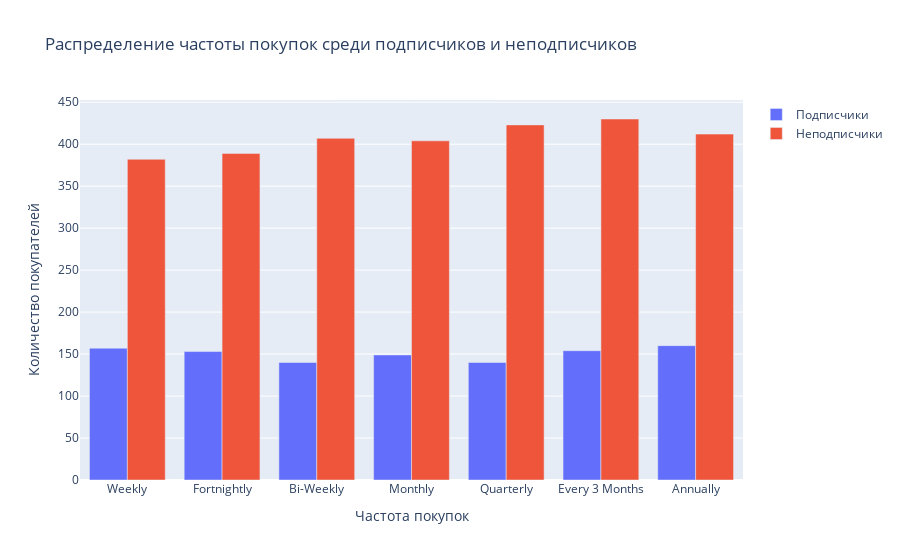

Notebook code for this chart:
### Code cell
# Клиенты с активной подпиской совершают покупки чаще, чем те, у кого подписки нет 

# Преобразуем частоты покупок в числовой формат
frequency_map = {
    'Weekly': 52,
    'Fortnightly': 26,
    'Bi-Weekly': 26,
    'Monthly': 12,
    'Quarterly': 4,
    'Every 3 Months': 4,
    'Annually': 1
}
data['Frequency Numeric'] = data['Frequency of Purchases'].map(frequency_map)

# Разделим данные на подписчиков и неподписчиков и посчитаем количество покупателей для каждой частоты покупок
subscribers = data[data['Subscription Status'] == 'Yes']
non_subscribers = data[data['Subscription Status'] == 'No']

subscriber_counts = subscribers['Frequency of Purchases'].value_counts()
non_subscriber_counts = non_subscribers['Frequency of Purchases'].value_counts()

# Объединяем данные для визуализации
freq_options = list(frequency_map.keys())
subscriber_counts = subscriber_counts.reindex(freq_options, fill_value=0)
non_subscriber_counts = non_subscriber_counts.reindex(freq_options, fill_value=0)

fig = go.Figure()

fig.add_trace(go.Bar(
    x=freq_options,
    y=subscriber_counts.values,
    name='Подписчики'
))

fig.add_trace(go.Bar(
    x=freq_options,
    y=non_subscriber_counts.values,
    name='Неподписчики'
))

fig.update_layout(
    title="Распределение частоты покупок среди подписчиков и неподписчиков",
    xaxis_title="Частота покупок",
    yaxis_title="Количество покупателей",
    barmode='group',
    template="plotly"
)

fig.show()

### Figure 1 — Plotly figure (JSON) as saved in the notebook; plotly's stock layout.template omitted (floating-point values rounded to 4 significant figures)
{"data": [{"name": "Подписчики", "type": "bar", "x": ["Weekly", "Fortnightly", "Bi-Weekly", "Monthly", "Quarterly", "Every 3 Months", "Annually"], "y": [157, 153, 140, 149, 140, 154, 160]}, {"name": "Неподписчики", "type": "bar", "x": ["Weekly", "Fortnightly", "Bi-Weekly", "Monthly", "Quarterly", "Every 3 Months", "Annually"], "y": [382, 389, 407, 404, 423, 430, 412]}], "layout": {"barmode": "group", "title": {"text": "Распределение частоты покупок среди подписчиков и неподписчиков"}, "xaxis": {"title": {"text": "Частота покупок"}}, "yaxis": {"title": {"text": "Количество покупателей"}}}}
